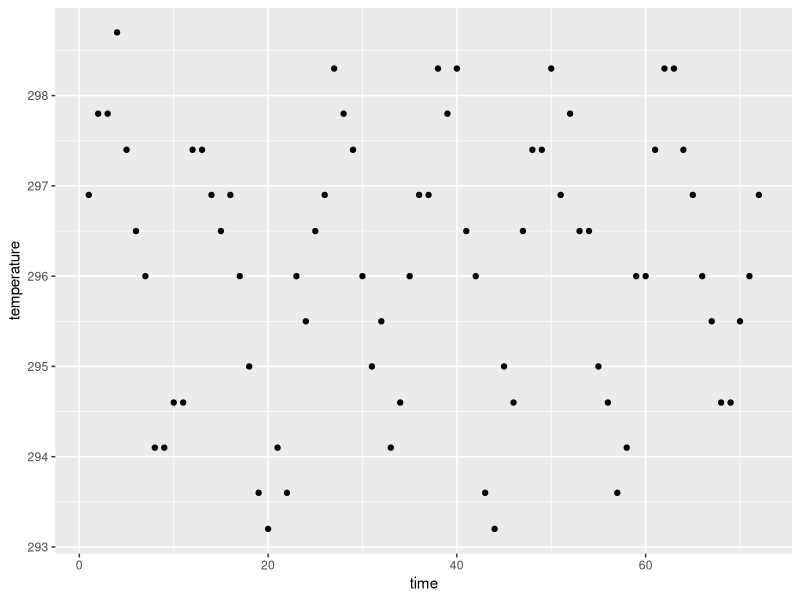
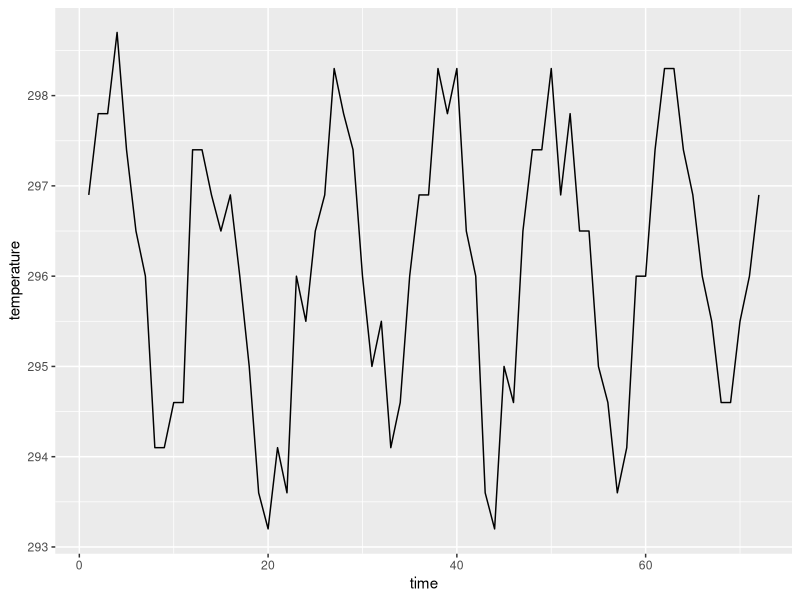
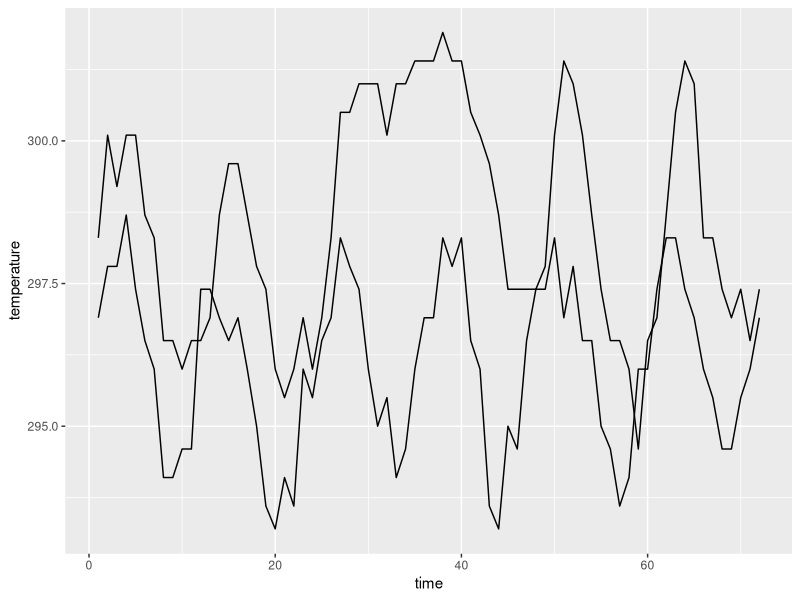

The R source for these figures, in order: (Note: this script raises an error after producing the figures.)
## ---- chunk 1
options(htmltools.dir.version = FALSE, echo = TRUE)
#xaringan::inf_mr(cast_from = '..') 
library(tidyverse)
library(lubridate)
## ---- chunk 2
data(nasa, package = "GGally")
head(nasa)
## ---- chunk 3
nasa %>% 
  dplyr::filter(x == 1, y == 1) %>%
  ggplot(aes(x = time, y = temperature)) + 
  geom_point()
## ---- chunk 4
nasa %>% dplyr::filter(x == 1, y == 1) %>%
  ggplot(aes(x = time, y = temperature)) + geom_line()
## ---- chunk 5
nasa %>% 
  dplyr::filter(x == 1, y %in% c(1, 10)) %>%
  ggplot(aes(x = time, y = temperature, group=id)) + 
  geom_line()
## ---- chunk 6
data(box, package="classdata")
box %>% 
  dplyr::filter(Movie == "Star Wars Ep. VII: The Forc...") %>%
  ggplot(aes(x = Date, y = Total.Gross)) + geom_line()
## ---- chunk 7
box %>% 
  ggplot(aes(x = Date, y = Total.Gross, 
             group = interaction(Movie, Distributor))) + geom_line()
## ---- chunk 8
box_summary <- box %>% 
  group_by(Movie, Distributor) %>%
  summarize(
    Date = max(Date),
    Week = max(Week),
    Total.Gross = max(Total.Gross),
    Gross = min(Total.Gross)
  )
## ---- chunk 9
box %>% 
  ggplot(aes(x = Date, y = Total.Gross, 
             group = interaction(Movie, Distributor))) + geom_line() +
  geom_text(aes(x = Date, y = Total.Gross, label=Movie), 
            data = box_summary %>% dplyr::filter(Total.Gross > 5e8))
## ---- chunk 10
box %>% 
  ggplot(aes(x = Date, y = Total.Gross, 
             group = interaction(Movie, Distributor))) + geom_line() +
  ggrepel::geom_text_repel(aes(x = Date, y = Total.Gross, label=Movie), 
            data = box_summary %>% dplyr::filter(Total.Gross > 5e8), colour="grey50")
